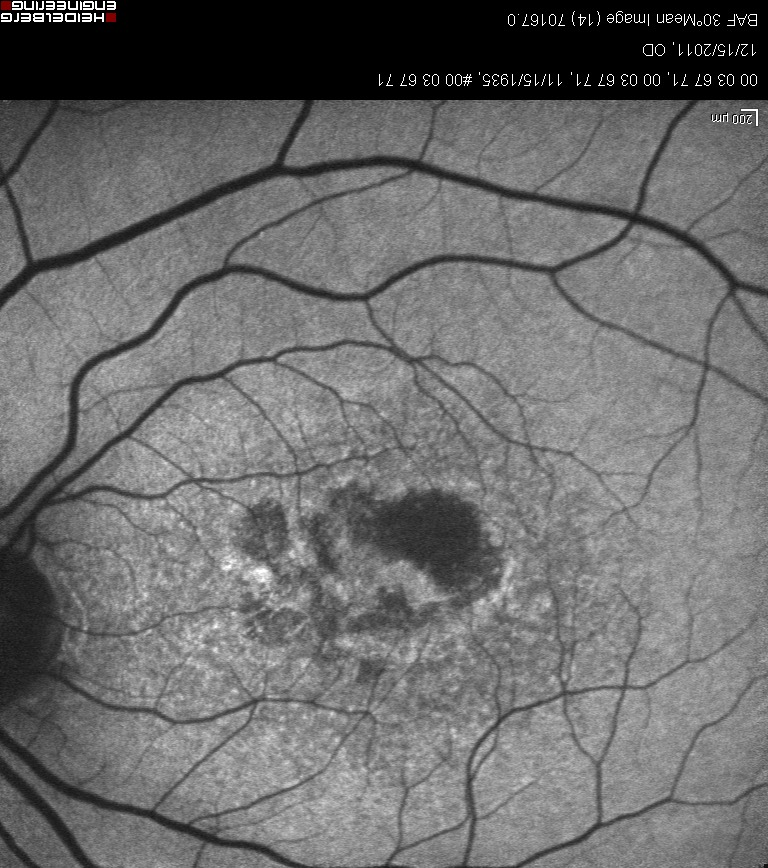
%> input picture vessel_detection/1.jpg, 768 x 868 px
$ octave --eval "result = vessel_detection_morph(imread('1.jpg'));"   (GNU Octave 9; MATLAB toolbox functions it lacks are replaced by stand-ins)
%> lines starting %> are read from the running program, lines starting %| are printed output that depends on the picture; in (x1, y1, x2, y2) boxes, pixels count from 0 and x2, y2 are one past the last pixel; in counts of white or black regions, pixels touching at a corner belong together; the program's own positions count from 1
### vessel_detection/crop_footer.m
function [ cropped_img ] = crop_footer( img )
% Removes footer from grayscale FAF image matrices

i = round(size(img,1)/2); % start at middle
%> i = 434
while any(img(i:i+9,:))
    if i+10 == size(img,1)
       cropped_img = img;
       return
    else
    i = i+1;
    end
end

cropped_img = img(1:i-1,:);


end

### vessel_detection/vessel_detection_morph.m
function [BWout] = vessel_detection_morph(I)
    addpath('..');

    I = crop_footer(I);
%> I is the input picture: size 868x768x3 uint8; mean R, G, B 108.3, 108.3, 108.3

    height = size(I,1);
%> height = 868
    width = size(I,2);
%> width = 768

    %Run Gaussian filter
    Ifilt = imfilter(I, fspecial('gaussian', [5 5], 1.2), 'symmetric');

    %Bottom Hat Filter
    se = strel('square', round(width/50));
%> se = {Dimensionality 2}
    Ibot = imbothat(Ifilt, se);
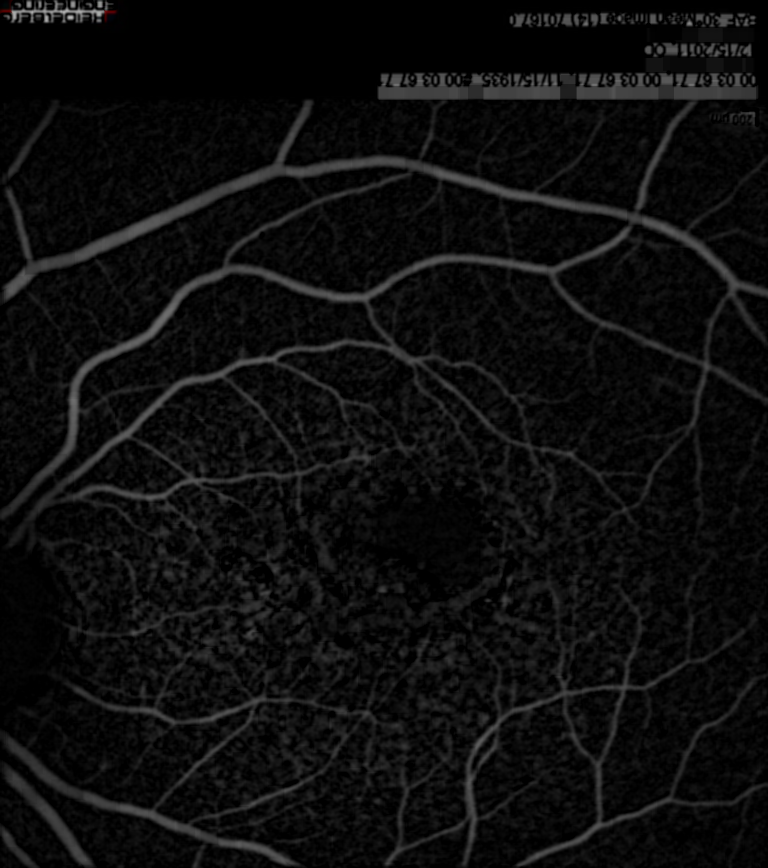
%> Ibot: size 868x768x3 uint8; mean R, G, B 13.2, 13.2, 13.2

    %Threshold this badboy
    threshold = graythresh(Ibot);
%> threshold = 0.118
    BWout = im2bw(Ibot, threshold*.75);
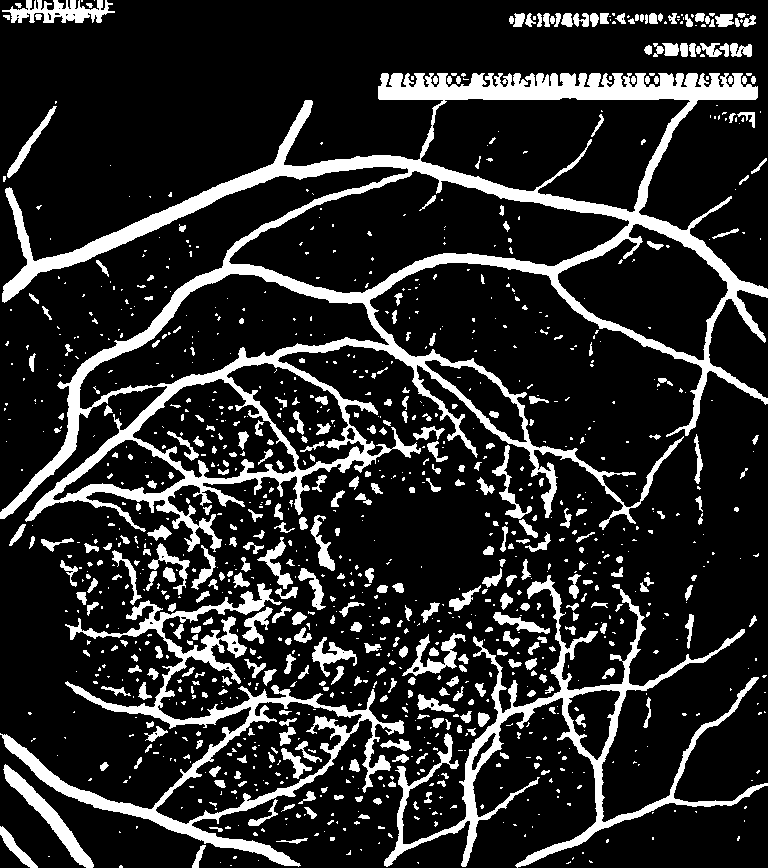
%> BWout: size 868x768 logical; 17% white; 1148 white regions (765 under 20 px), largest, box (x1, y1, x2, y2) and area: (0, 73, 768, 552) 51541, (0, 583, 404, 867) 13469, (384, 575, 768, 868) 11554

    %Get the skeleton of the image
    BWout = bwareaopen(BWout, 500);
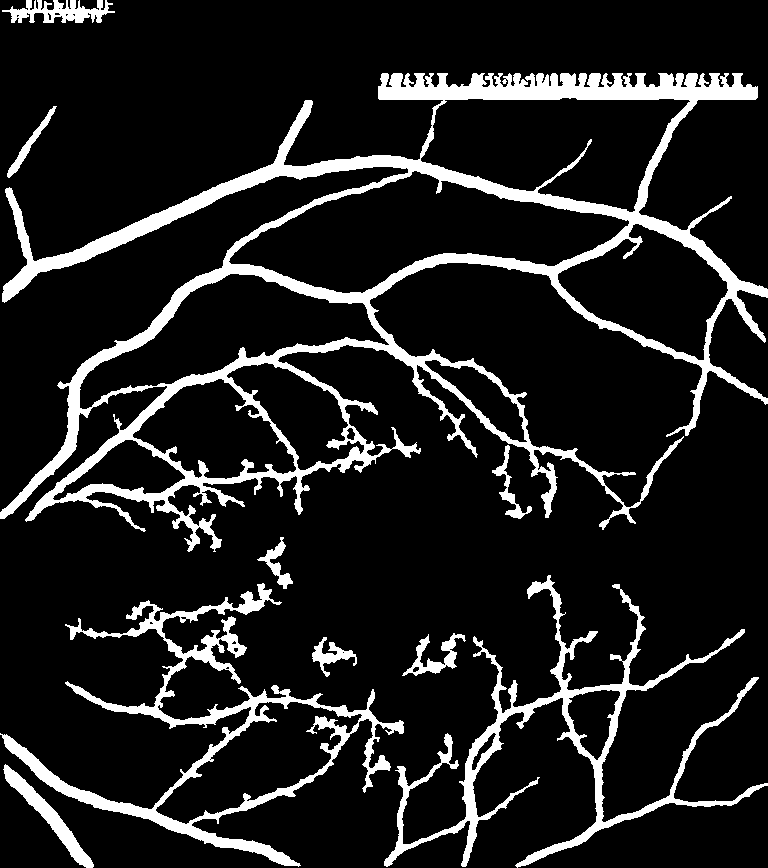
%> BWout: size 868x768 logical; 12.4% white; 10 white regions, largest, box (x1, y1, x2, y2) and area: (0, 73, 768, 552) 51541, (0, 583, 404, 867) 13469, (384, 575, 768, 868) 11554
    BWout = imclose(BWout, strel('disk', round(width/500)));
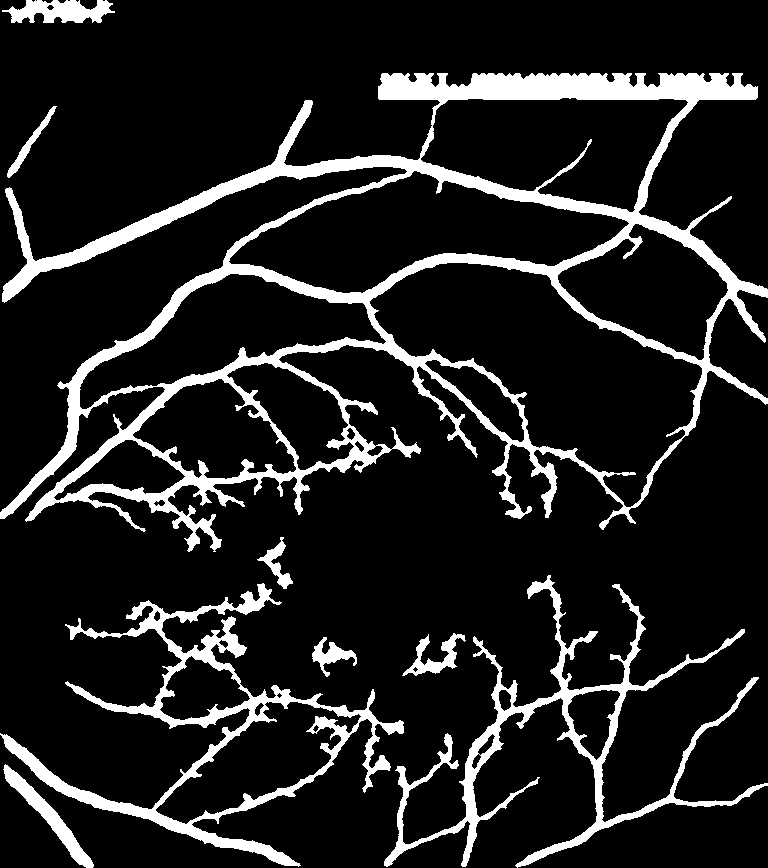
%> BWout: size 868x768 logical; 12.8% white; 9 white regions, largest, box (x1, y1, x2, y2) and area: (0, 73, 768, 552) 53592, (0, 583, 404, 867) 13981, (384, 575, 768, 868) 11803
    BWout = bwmorph(BWout, 'skel', Inf);
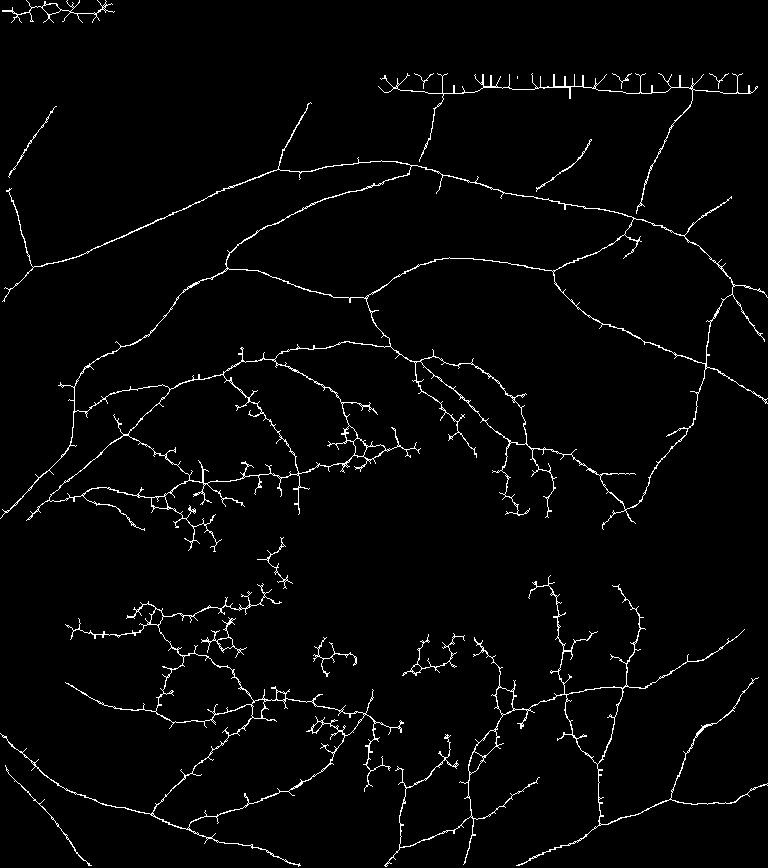
%> BWout: size 868x768 logical; 2.5% white in thin lines or dots
    BWout = bwmorph(BWout, 'bridge');
%> BWout: size 868x768 logical; 2.5% white in thin lines or dots
    BWout = bwmorph(BWout, 'spur', 20);
%> BWout: size 868x768 logical; 2.4% white in thin lines or dots
    BWout = bwmorph(BWout, 'clean');
    BWout = bwareaopen(BWout, 100);
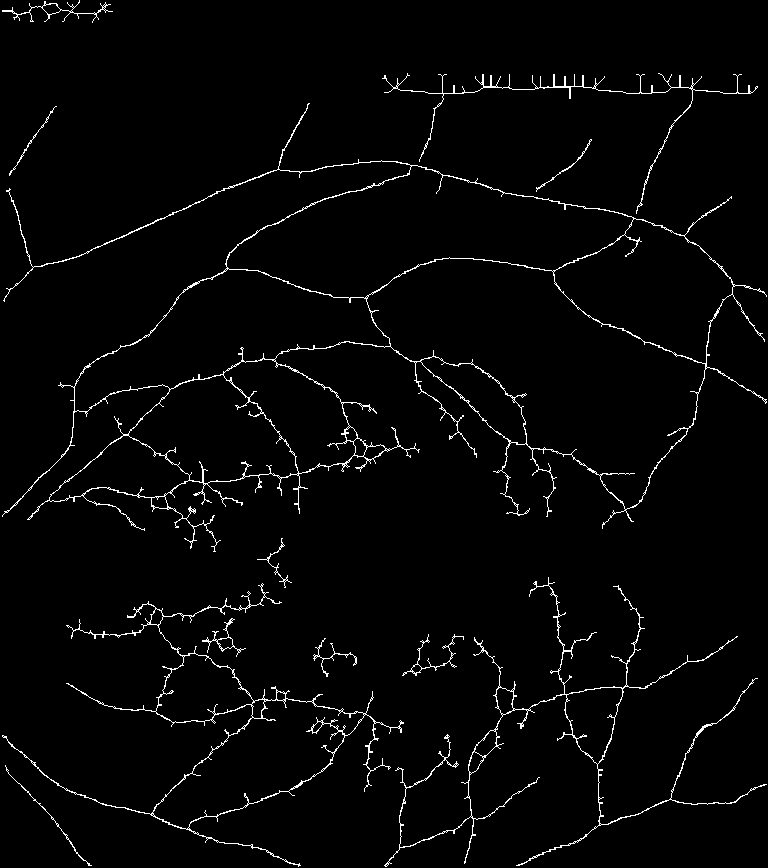
%> BWout: size 868x768 logical; 2.4% white in thin lines or dots
end

$ run again, on vessel_detection/2.jpg
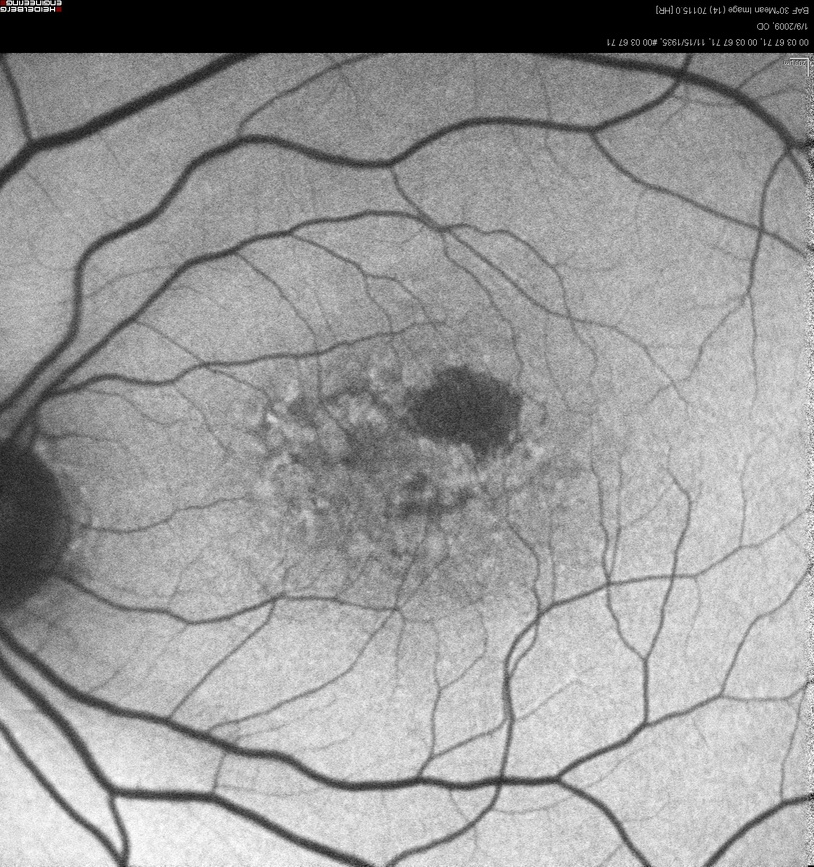
%> input picture vessel_detection/2.jpg, 814 x 867 px, shrunk from 1536 x 1636 before the run
%> in vessel_detection_morph, I is the input picture: size 867x814x3 uint8; mean R, G, B 152.9, 152.9, 152.9
%> in vessel_detection_morph, `Ibot = imbothat(Ifilt, se);`:
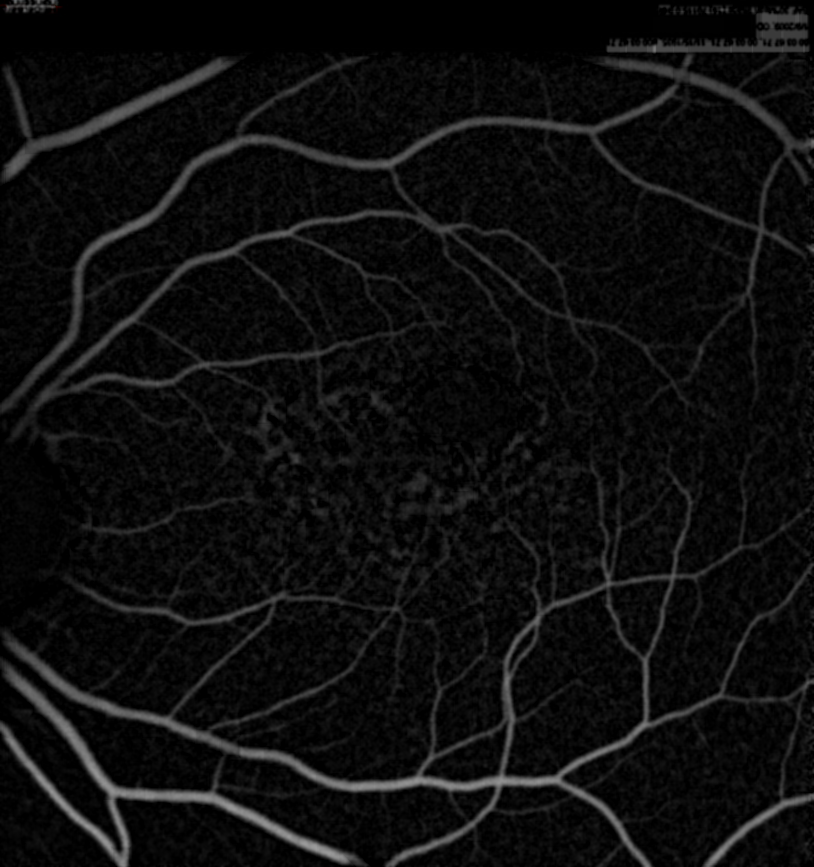
%> Ibot: size 867x814x3 uint8; mean R, G, B 13.6, 13.6, 13.6
%> threshold = 0.153
%> in vessel_detection_morph, `BWout = bwmorph(BWout, 'skel', Inf);`:
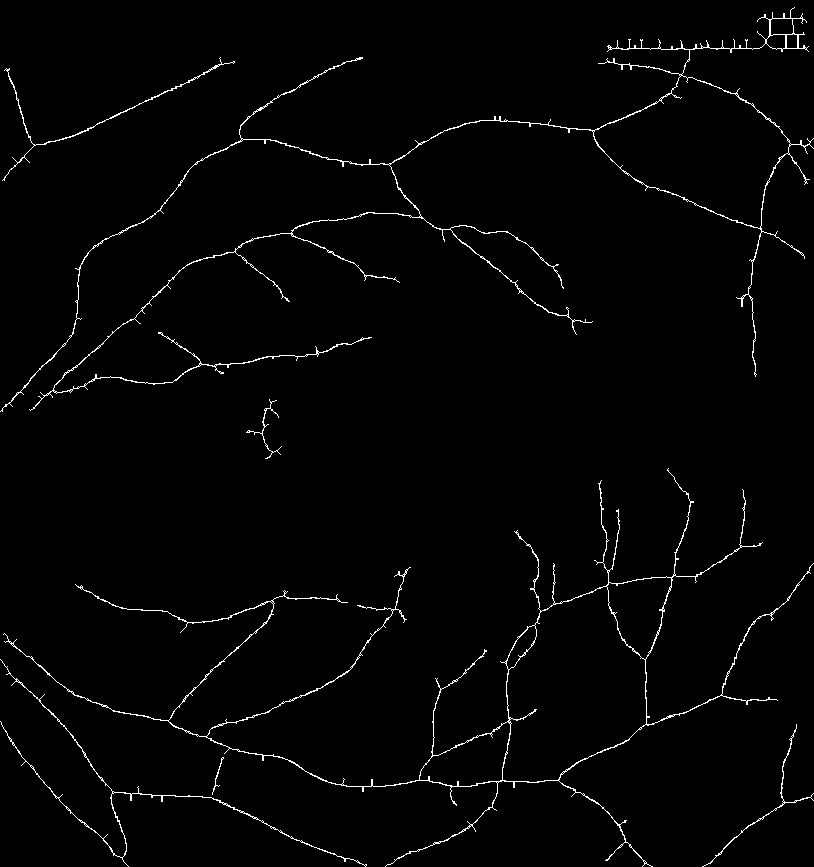
%> BWout: size 867x814 logical; 1.7% white in thin lines or dots

$ run again, on vessel_detection/3.jpg
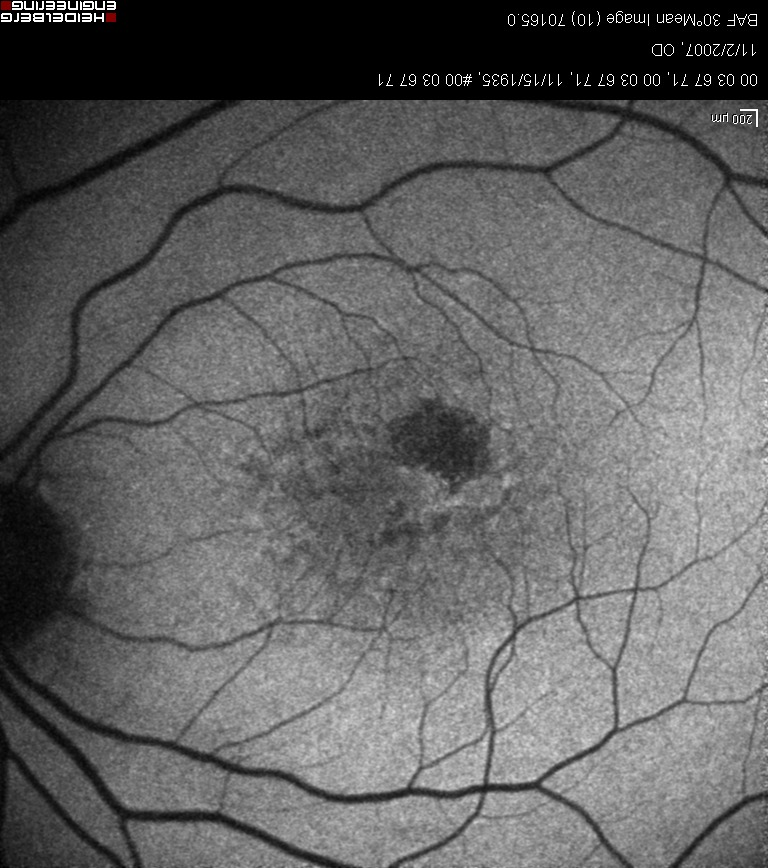
%> input picture vessel_detection/3.jpg, 768 x 868 px
%> in vessel_detection_morph, I is the input picture: size 868x768x3 uint8; mean R, G, B 98, 98, 98
%> threshold = 0.118
%> in vessel_detection_morph, `BWout = im2bw(Ibot, threshold*.75);`:
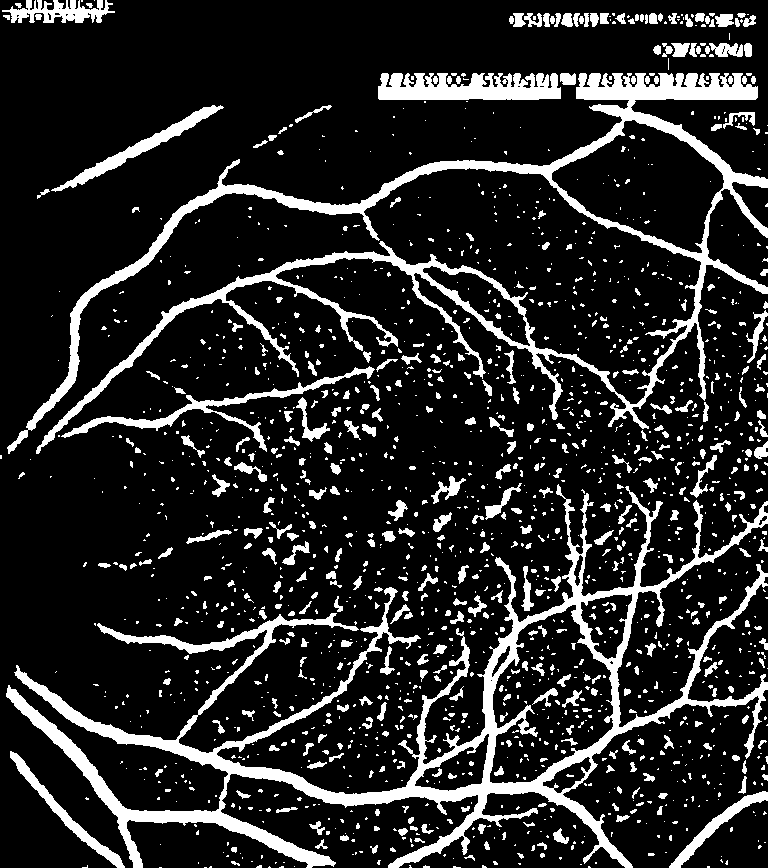
%> BWout: size 868x768 logical; 15.4% white; 1738 white regions (1297 under 20 px), largest, box (x1, y1, x2, y2) and area: (6, 484, 768, 868) 33181, (7, 73, 768, 454) 26120, (378, 73, 561, 100) 3847
%> in vessel_detection_morph, `BWout = bwareaopen(BWout, 100);`:
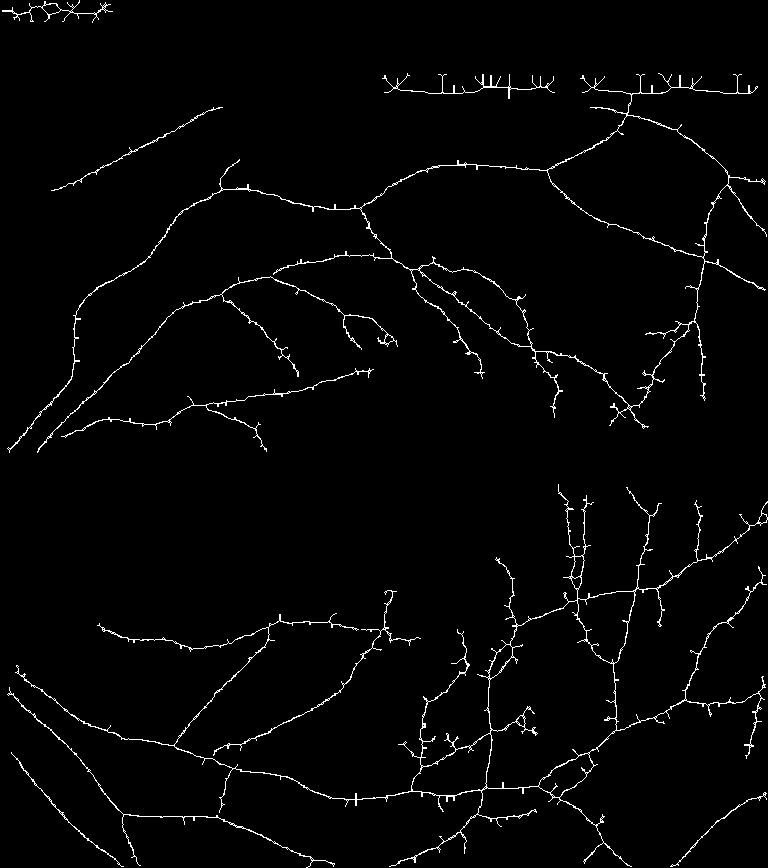
%> BWout: size 868x768 logical; 2.1% white in thin lines or dots
